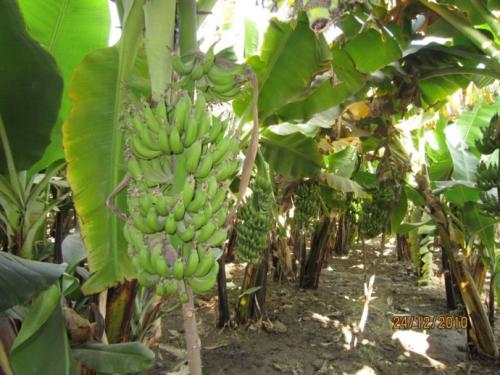
#> input picture 0.jpg, 500 x 375 px
$ python test.py
#> lines starting #> are read from the running program, lines starting #| are printed output that depends on the picture; after the words box and inside, x2 and y2 are one past the last pixel; in counts of white or black regions, pixels touching at a corner belong together
import cv2
import numpy as np

color_add = {'R': 0, 'G': 68, 'B': 0}
threshold_value = 0


"""
刷新图像
"""
def refresh_img(x=0):
    x = x
    global img_raw, color_add, threshold_value
    __img = img_raw
    wide, high = __img.shape[0], __img.shape[1]
    # 获取滑动条位置
    # color_add['R'] = cv2.getTrackbarPos('R', 'Bar') - 255
    # color_add['G'] = cv2.getTrackbarPos('G', 'Bar') - 255
    # color_add['B'] = cv2.getTrackbarPos('B', 'Bar') - 255
    # 分割图层
    (b, g, r) = cv2.split(__img)
    add_b = add_g = add_r = np.zeros((wide, high, 1), dtype=np.uint8)
    add_r[:][:] = abs(color_add['R'])
    add_g[:][:] = abs(color_add['G'])
    add_b[:][:] = abs(color_add['B'])
    # 单独操作通道
    if color_add['R'] > 0:
        r = cv2.add(r, add_r)
    else:
        r = cv2.subtract(r, add_r)

    if color_add['G'] > 0:
        g = cv2.add(g, add_g)
    else:
        g = cv2.subtract(g, add_g)

    if color_add['B'] > 0:
        b = cv2.add(b, add_b)
    else:
        b = cv2.subtract(b, add_b)

    # 合并通道
    __img = cv2.merge([b, g, r])
    print(__img[0][0])
    cv2.imshow('Demo', __img)
    # [9 lines of commented-out code are left out]


def threshold_change(x):
    global threshold_value
    threshold_value = x
    refresh_img(0)


img_raw = cv2.imread('./0.jpg')
#> img_raw is the input picture: shape (375, 500, 3); mean B, G, R 65.8, 120.1, 108.5
# 转灰度
img_gray = cv2.cvtColor(img_raw, cv2.COLOR_RGB2GRAY)
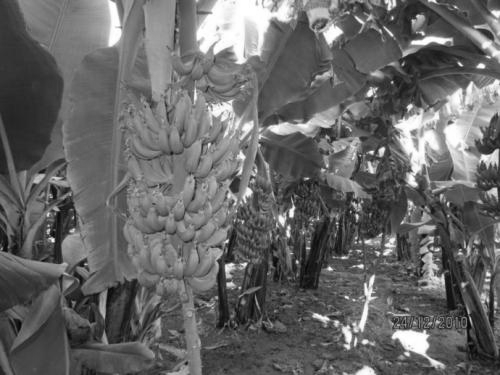
#> img_gray: shape (375, 500); min 4, max 255, mean 102.6
# 二值化
img_threshold = cv2.threshold(img_gray, threshold_value, 255, cv2.THRESH_BINARY)[1]
#> img_threshold: shape (375, 500); every value is 255
# 自适应二值化
# img_threshold = cv2.adaptiveThreshold(img_gray, 255, cv2.ADAPTIVE_THRESH_GAUSSIAN_C, cv2.THRESH_BINARY, 25, 5)
cv2.imshow('Demo', img_threshold)

# 调节窗口
cv2.namedWindow('Bar')
cv2.createTrackbar('threshold', 'Bar', 0, 255, threshold_change)
#> slider 'threshold' is set to 85
cv2.createTrackbar('R', 'Bar', 255, 510, refresh_img)
cv2.createTrackbar('G', 'Bar', 255, 511, refresh_img)
# cv2.createTrackbar('B', 'Bar', 255, 511, refresh_img)

cv2.waitKey(0)
#> in refresh_img, `(b, g, r) = cv2.split(__img)`:
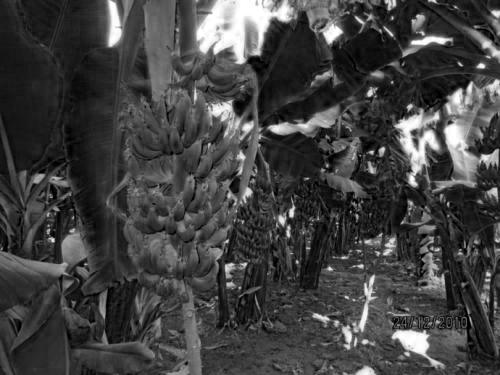
#> b: shape (375, 500); min 0, max 255, mean 65.8
#> in refresh_img, `(b, g, r) = cv2.split(__img)`:
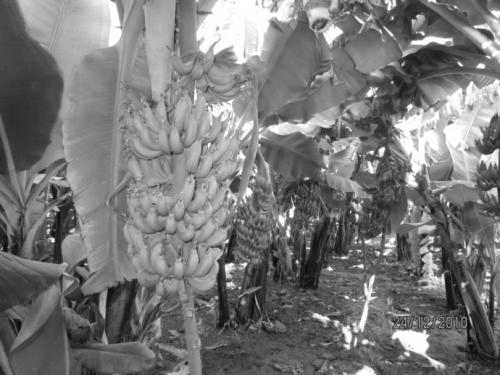
#> g: shape (375, 500); min 4, max 255, mean 120.1
#> in refresh_img, `(b, g, r) = cv2.split(__img)`:
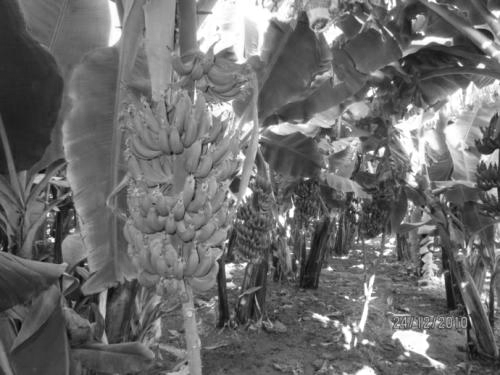
#> r: shape (375, 500); min 8, max 255, mean 108.5
#| [26 68 45]
#| [26 68 45]
cv2.destroyAllWindows()

$ run again, with testRoad_5.jpg copied over 0.jpg
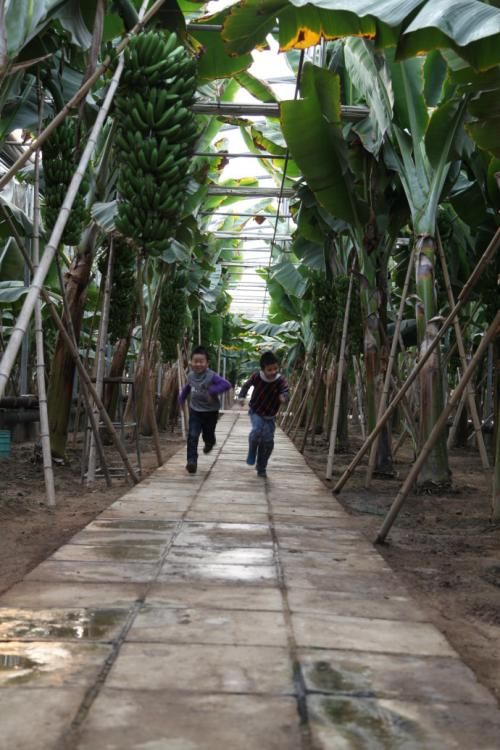
#> input picture testRoad_5.jpg, 500 x 750 px
#> img_raw is the input picture: shape (750, 500, 3); mean B, G, R 82.3, 94.9, 93.4
#> `img_threshold = cv2.threshold(img_gray, threshold_value, 255, cv2.THRE..`:
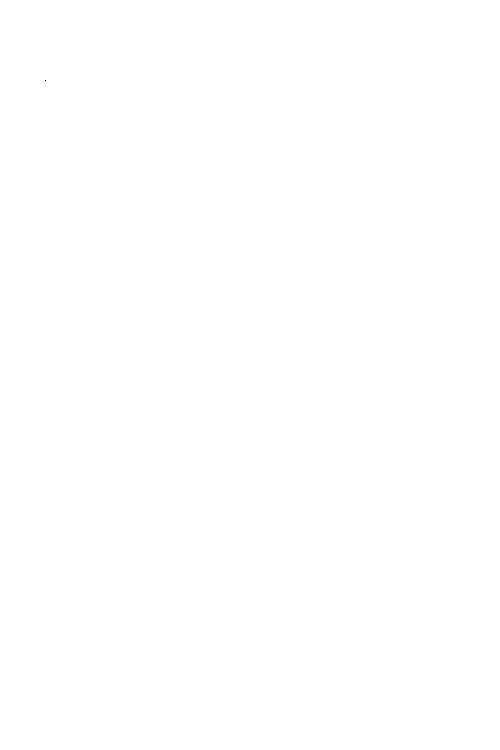
#> img_threshold: shape (750, 500); 100% white; black in thin lines or dots, all inside (x1, y1, x2, y2) = (45, 80, 46, 81)
#> in refresh_img, `(b, g, r) = cv2.split(__img)`:
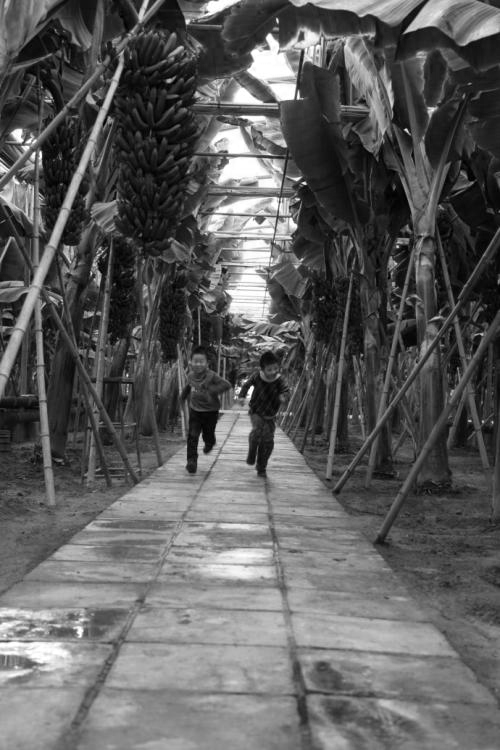
#> r: shape (750, 500); min 0, max 255, mean 93.4
#| [ 99 101 102]
#| [ 99 101 102]
